Frame 1 (no input): blank canvas, image omitted
Frame 60 (no input): blank canvas, image omitted
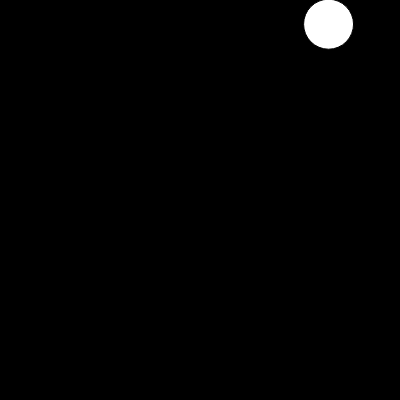
Frame 120 (the mouse pressed at the canvas centre since frame 60)

The p5.js sketch whose frames 1 and 60 were blank and that drew this single picture after the mouse press (run headless with seeded random() and noise() and a simulated clock; from frame 60 on, the mouse is pressed at the canvas centre):

// p5.js sketch
// ── sketch.js
let flowers = []; //empty array
function setup() {
  createCanvas(400, 400);
  myFlower = new Flower(200,200);
}

function draw() {
  background(0);
  for(let i=0; i<flowers.length; i++) {
    //check if the current mX and mY IS ON THE FLOWER
    flowers[i].checkMousePosition(mouseX, mouseY);

       //check collision with ALL other flowers
    for(let j = 0;j<flowers.length;j++) {
      if(i!=j) {
        flowers[i].checkCollision(flowers[j]);
      }
      
    }

    //moves and draws the flower
    flowers[i].moveFlower();
    flowers[i].drawFlower();
  }
}

function mousePressed() {
  let tempFlower = new Flower(mouseX, mouseY, random(-5,5), random(-5,5));
  flowers.push(tempFlower);
}

//draw a flower at the point where I click on canvas
//STEPS
//click somewhere -> mousePressed
// create a flower at mouse position -> let variable = new Flower(mouseX, mouseY)
// ── Flower.js
class Flower {
  constructor(x,y, xSpeed, ySpeed) {
    this.x = x;
    this.y = y;
    this.xSpeed = xSpeed;
    this.ySpeed = ySpeed;
    this.size =50;
    this.selected = false;


  }
  drawFlower(){
    //fill("yellow");
    // ellipse(this.x, this.y, 20,50);
    // ellipse(this.x, this.y, 50,20);
    if(this.selected==true) {
      fill("red");
    } else {
      fill("white");
    }

    ellipse(this.x, this.y, this.size);
  }
  moveFlower() {
    this.x += this.xSpeed;
    this.y += this.ySpeed;
    if(this.y>height || this.y<0) {
      this.ySpeed = -this.ySpeed;
    }
    if(this.x>width || this.x<0) {
      this.xSpeed = -this.xSpeed;
    }
  }
  checkMousePosition(mX,mY) {
    let distance = dist(mX,mY, this.x, this.y);
    if(distance<this.size/2) {
      this.selected= true;
    } else {
      this.selected = false;
    }
  }

  checkCollision(otherFlower) {
    let distance = dist(this.x, this.y,otherFlower.x, otherFlower.y);
    if(distance < this.size/2 +otherFlower.size/2) {
      this.xSpeed = -this.xSpeed;
      this.ySpeed = -this.ySpeed;
    }
  }
}
